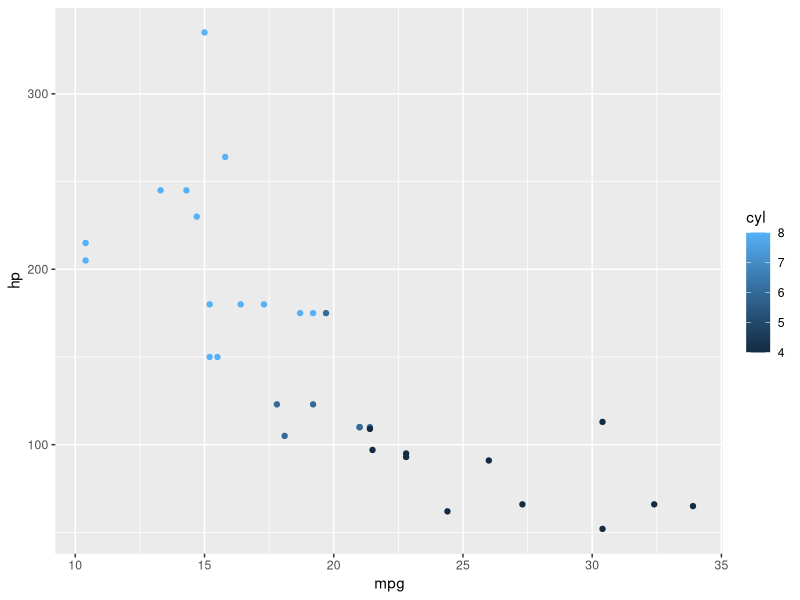

Reproduce this figure in R.
## ---- chunk 1
knitr::opts_chunk$set(echo = TRUE)
## ---- chunk 2
summary(mtcars)
## ---- chunk 3
library(ggplot2)
ggplot(mtcars,aes(x = mpg, y = hp, color = cyl)) + geom_point()
